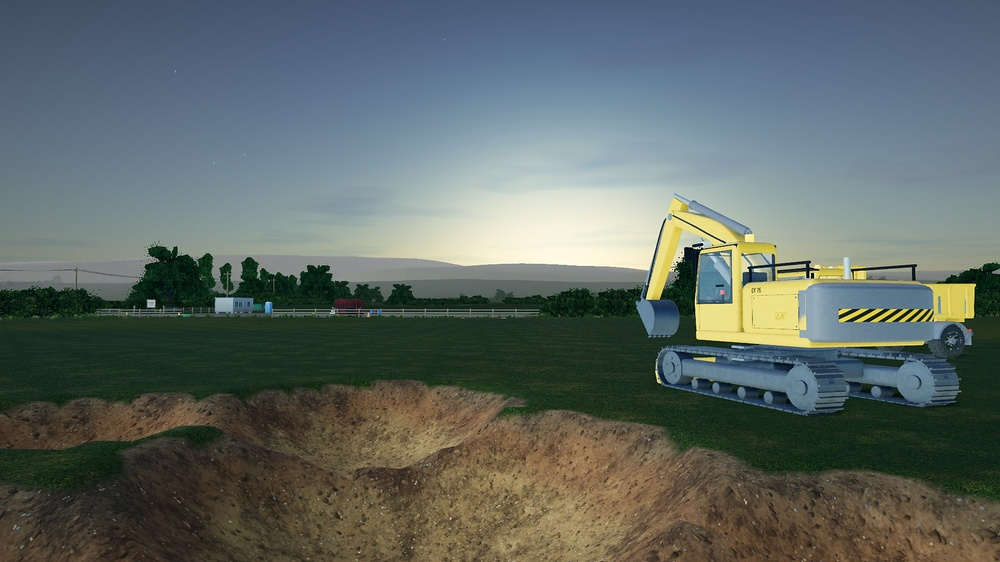
#> input picture assets/ui/menu.jpg, 1000 x 562 px, shrunk from 1920 x 1080 before the run
$ python grade-backdrop.py ../../assets/ui/menu.jpg ../../assets/ui/menu.jpg
#> lines starting #> are read from the running program, lines starting #| are printed output that depends on the picture
"""Cinematic grade for the main-menu backdrop: a gentle contrast curve, a little more
saturation, warm highlights and cool shadows, and a soft vignette. Needs Pillow and numpy.
Usage: python3 grade-backdrop.py in.png out.jpg"""
import sys
from PIL import Image, ImageEnhance, ImageFilter
import numpy as np

src, dst = sys.argv[1], sys.argv[2]
im = Image.open(src).convert('RGB')
#> im is the input picture: PIL image 1000x562 RGB; mean R, G, B 95.2, 104.7, 101
im = ImageEnhance.Color(im).enhance(1.14)
a = np.asarray(im).astype(np.float32) / 255.0

# S-curve on luminance-ish (per channel, gentle)
def scurve(x, k=0.18):
#> called with k = 0.18
    return x + k * (x - 0.5) * (1 - np.abs(2 * x - 1))
a = np.clip(scurve(a), 0, 1)

# split tone: shadows a touch teal, highlights warm
lum = (0.2126 * a[..., 0] + 0.7152 * a[..., 1] + 0.0722 * a[..., 2])[..., None]
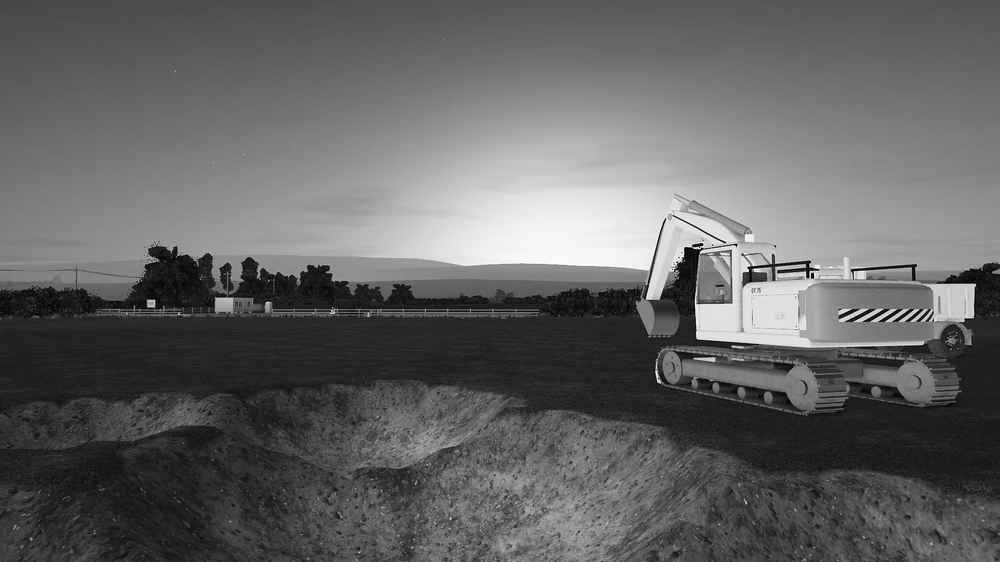
#> lum: shape (562, 1000, 1) float32; min 0.000685, max 0.995, mean 0.393
shadow = np.clip(1 - lum * 1.8, 0, 1)
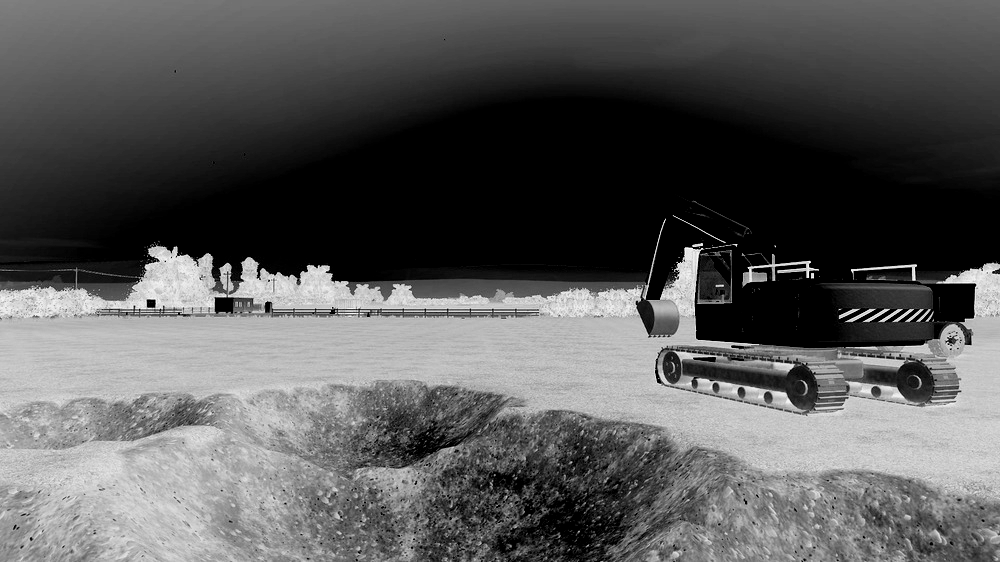
#> shadow: shape (562, 1000, 1) float32; min 0, max 0.999, mean 0.348
high = np.clip((lum - 0.45) * 1.8, 0, 1)
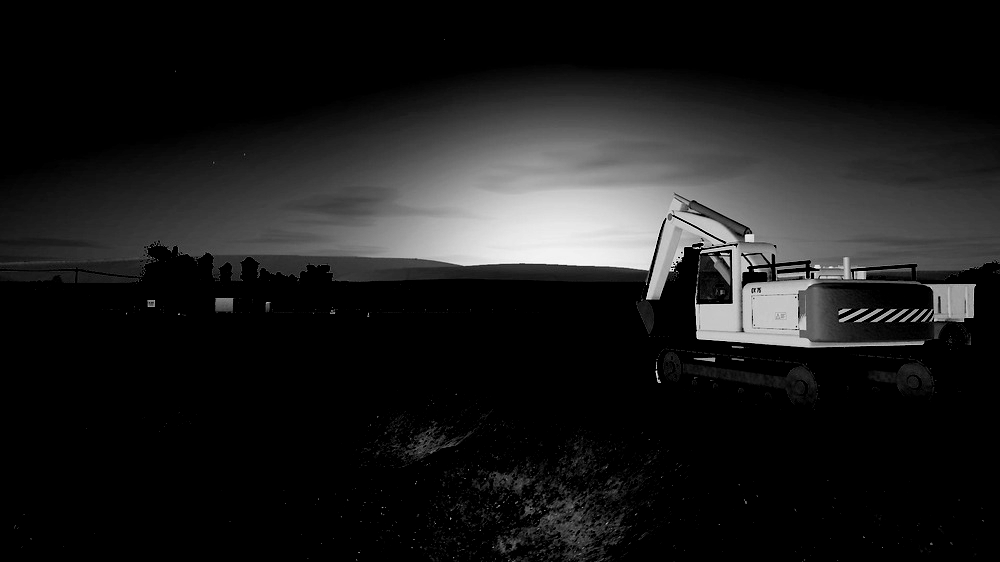
#> high: shape (562, 1000, 1) float32; min 0, max 0.981, mean 0.11
a = a + shadow * np.array([-0.018, 0.004, 0.022]) + high * np.array([0.035, 0.012, -0.03])

# vignette
h, w = a.shape[:2]
#> h = 562; w = 1000
yy, xx = np.mgrid[0:h, 0:w]
d = np.sqrt(((xx - w * 0.58) / (w * 0.62)) ** 2 + ((yy - h * 0.52) / (h * 0.70)) ** 2)
vig = np.clip(1 - 0.38 * np.clip(d - 0.55, 0, 1) ** 1.6, 0.55, 1)[..., None]
a = np.clip(a * vig, 0, 1)

out = Image.fromarray((a * 255 + 0.5).astype(np.uint8))
out = out.filter(ImageFilter.UnsharpMask(radius=1.2, percent=40, threshold=2))
out.save(dst, quality=86, optimize=True, progressive=True)
print('graded', out.size)
#| graded (1000, 562)
